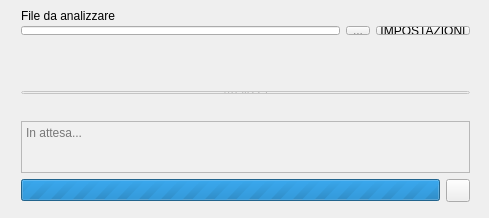
<?xml version="1.0" encoding="UTF-8"?>
<ui version="4.0">
 <class>MainWindow</class>
 <widget class="QMainWindow" name="MainWindow">
  <property name="geometry">
   <rect>
    <x>0</x>
    <y>0</y>
    <width>489</width>
    <height>218</height>
   </rect>
  </property>
  <property name="sizePolicy">
   <sizepolicy hsizetype="Minimum" vsizetype="Minimum">
    <horstretch>0</horstretch>
    <verstretch>0</verstretch>
   </sizepolicy>
  </property>
  <property name="minimumSize">
   <size>
    <width>489</width>
    <height>218</height>
   </size>
  </property>
  <property name="maximumSize">
   <size>
    <width>489</width>
    <height>218</height>
   </size>
  </property>
  <property name="windowTitle">
   <string>MainWindow</string>
  </property>
  <widget class="QWidget" name="centralWidget">
   <widget class="QWidget" name="layoutWidgetU">
    <property name="geometry">
     <rect>
      <x>10</x>
      <y>0</y>
      <width>471</width>
      <height>46</height>
     </rect>
    </property>
    <layout class="QVBoxLayout" name="verticalLayout">
     <item>
      <widget class="QLabel" name="fileSelectLabel">
       <property name="text">
        <string>File da analizzare</string>
       </property>
      </widget>
     </item>
     <item>
      <layout class="QHBoxLayout" name="horizontalLayout">
       <item>
        <widget class="QLineEdit" name="fileSelectLocation">
         <property name="readOnly">
          <bool>true</bool>
         </property>
        </widget>
       </item>
       <item>
        <widget class="QToolButton" name="fileSelectBrowse">
         <property name="text">
          <string>...</string>
         </property>
        </widget>
       </item>
       <item>
        <widget class="QPushButton" name="pushButton">
         <property name="text">
          <string>IMPOSTAZIONI</string>
         </property>
        </widget>
       </item>
      </layout>
     </item>
    </layout>
   </widget>
   <widget class="QWidget" name="layoutWidgetU2">
    <property name="geometry">
     <rect>
      <x>10</x>
      <y>110</y>
      <width>471</width>
      <height>103</height>
     </rect>
    </property>
    <layout class="QVBoxLayout" name="verticalLayout_2">
     <item>
      <widget class="QTextEdit" name="checkInfo">
       <property name="palette">
        <palette>
         <active>
          <colorrole role="Base">
           <brush brushstyle="SolidPattern">
            <color alpha="255">
             <red>240</red>
             <green>240</green>
             <blue>240</blue>
            </color>
           </brush>
          </colorrole>
         </active>
         <inactive>
          <colorrole role="Base">
           <brush brushstyle="SolidPattern">
            <color alpha="255">
             <red>240</red>
             <green>240</green>
             <blue>240</blue>
            </color>
           </brush>
          </colorrole>
         </inactive>
         <disabled>
          <colorrole role="Base">
           <brush brushstyle="SolidPattern">
            <color alpha="255">
             <red>240</red>
             <green>240</green>
             <blue>240</blue>
            </color>
           </brush>
          </colorrole>
         </disabled>
        </palette>
       </property>
       <property name="readOnly">
        <bool>true</bool>
       </property>
       <property name="placeholderText">
        <string>In attesa...</string>
       </property>
      </widget>
     </item>
     <item>
      <layout class="QHBoxLayout" name="horizontalLayout_3">
       <item>
        <widget class="QProgressBar" name="checkingBar">
         <property name="sizePolicy">
          <sizepolicy hsizetype="Expanding" vsizetype="Fixed">
           <horstretch>0</horstretch>
           <verstretch>0</verstretch>
          </sizepolicy>
         </property>
         <property name="autoFillBackground">
          <bool>false</bool>
         </property>
         <property name="maximum">
          <number>0</number>
         </property>
         <property name="value">
          <number>-1</number>
         </property>
         <property name="textVisible">
          <bool>false</bool>
         </property>
         <property name="invertedAppearance">
          <bool>false</bool>
         </property>
        </widget>
       </item>
       <item>
        <widget class="QToolButton" name="abortButton">
         <property name="text">
          <string/>
         </property>
         <property name="icon">
          <iconset resource="icons.qrc">
           <normaloff>:/icons/abort</normaloff>:/icons/abort</iconset>
         </property>
        </widget>
       </item>
      </layout>
     </item>
    </layout>
   </widget>
   <widget class="QWidget" name="layoutWidgetU3">
    <property name="geometry">
     <rect>
      <x>10</x>
      <y>80</y>
      <width>471</width>
      <height>25</height>
     </rect>
    </property>
    <layout class="QHBoxLayout" name="horizontalLayout_2">
     <item>
      <widget class="QPushButton" name="startCheck">
       <property name="enabled">
        <bool>false</bool>
       </property>
       <property name="sizePolicy">
        <sizepolicy hsizetype="Minimum" vsizetype="Fixed">
         <horstretch>0</horstretch>
         <verstretch>0</verstretch>
        </sizepolicy>
       </property>
       <property name="text">
        <string>Analizza</string>
       </property>
      </widget>
     </item>
    </layout>
   </widget>
   <widget class="QWidget" name="layoutWidgetU4">
    <property name="geometry">
     <rect>
      <x>10</x>
      <y>50</y>
      <width>471</width>
      <height>22</height>
     </rect>
    </property>
    <layout class="QHBoxLayout" name="horizontalLayout_4">
     <item>
      <widget class="QCheckBox" name="comparationCheck">
       <property name="text">
        <string>Compara con:</string>
       </property>
      </widget>
     </item>
     <item>
      <widget class="QLineEdit" name="comparationString">
       <property name="enabled">
        <bool>true</bool>
       </property>
      </widget>
     </item>
     <item>
      <widget class="QLabel" name="label">
       <property name="text">
        <string>Metodo :</string>
       </property>
      </widget>
     </item>
     <item>
      <widget class="QComboBox" name="comboBox">
       <item>
        <property name="text">
         <string>MD5</string>
        </property>
       </item>
       <item>
        <property name="text">
         <string>SHA-1</string>
        </property>
       </item>
       <item>
        <property name="text">
         <string>SHA-256</string>
        </property>
       </item>
      </widget>
     </item>
    </layout>
   </widget>
  </widget>
 </widget>
 <layoutdefault spacing="6" margin="11"/>
 <resources>
  <include location="icons.qrc"/>
 </resources>
 <connections/>
</ui>
